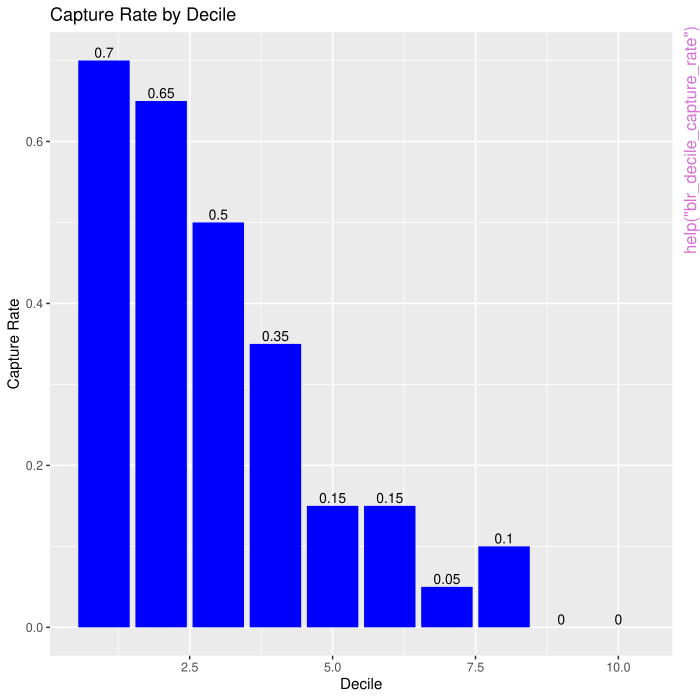

Source code (R):
pkgname <- "blorr"
source(file.path(R.home("share"), "R", "examples-header.R"))
options(warn = 1)
options(pager = "console")
library('blorr')

base::assign(".oldSearch", base::search(), pos = 'CheckExEnv')
base::assign(".old_wd", base::getwd(), pos = 'CheckExEnv')
cleanEx()
nameEx("blr_bivariate_analysis")
### * blr_bivariate_analysis

flush(stderr()); flush(stdout())

### Name: blr_bivariate_analysis
### Title: Bivariate analysis
### Aliases: blr_bivariate_analysis blr_bivariate_analysis.default

### ** Examples

blr_bivariate_analysis(hsb2, honcomp, female, prog, race, schtyp)




cleanEx()
nameEx("blr_coll_diag")
### * blr_coll_diag

flush(stderr()); flush(stdout())

### Name: blr_coll_diag
### Title: Collinearity diagnostics
### Aliases: blr_coll_diag blr_vif_tol blr_eigen_cindex

### ** Examples

# model
model <- glm(honcomp ~ female + read + science, data = hsb2,
family = binomial(link = 'logit'))

# vif and tolerance
blr_vif_tol(model)

# eigenvalues and condition indices
blr_eigen_cindex(model)

# collinearity diagnostics
blr_coll_diag(model)




cleanEx()
nameEx("blr_confusion_matrix")
### * blr_confusion_matrix

flush(stderr()); flush(stdout())

### Name: blr_confusion_matrix
### Title: Confusion matrix
### Aliases: blr_confusion_matrix blr_confusion_matrix.default

### ** Examples

model <- glm(honcomp ~ female + read + science, data = hsb2,
            family = binomial(link = 'logit'))

blr_confusion_matrix(model, cutoff = 0.4)




cleanEx()
nameEx("blr_decile_capture_rate")
### * blr_decile_capture_rate

flush(stderr()); flush(stdout())

### Name: blr_decile_capture_rate
### Title: Event rate by decile
### Aliases: blr_decile_capture_rate

### ** Examples

model <- glm(honcomp ~ female + read + science, data = hsb2,
             family = binomial(link = 'logit'))
gt <- blr_gains_table(model)
blr_decile_capture_rate(gt)




cleanEx()
nameEx("blr_decile_lift_chart")
### * blr_decile_lift_chart

flush(stderr()); flush(stdout())

### Name: blr_decile_lift_chart
### Title: Decile lift chart
### Aliases: blr_decile_lift_chart

### ** Examples

model <- glm(honcomp ~ female + read + science, data = hsb2,
             family = binomial(link = 'logit'))
gt <- blr_gains_table(model)
blr_decile_lift_chart(gt)




cleanEx()
nameEx("blr_gains_table")
### * blr_gains_table

flush(stderr()); flush(stdout())

### Name: blr_gains_table
### Title: Gains table & lift chart
### Aliases: blr_gains_table plot.blr_gains_table

### ** Examples

model <- glm(honcomp ~ female + read + science, data = hsb2,
             family = binomial(link = 'logit'))
# gains table
blr_gains_table(model)

# lift chart
k <- blr_gains_table(model)
plot(k)




cleanEx()
nameEx("blr_gini_index")
### * blr_gini_index

flush(stderr()); flush(stdout())

### Name: blr_gini_index
### Title: Gini index
### Aliases: blr_gini_index

### ** Examples

model <- glm(honcomp ~ female + read + science, data = hsb2,
family = binomial(link = 'logit'))

blr_gini_index(model)




cleanEx()
nameEx("blr_ks_chart")
### * blr_ks_chart

flush(stderr()); flush(stdout())

### Name: blr_ks_chart
### Title: KS chart
### Aliases: blr_ks_chart

### ** Examples

model <- glm(honcomp ~ female + read + science, data = hsb2,
             family = binomial(link = 'logit'))
gt <- blr_gains_table(model)
blr_ks_chart(gt)




cleanEx()
nameEx("blr_launch_app")
### * blr_launch_app

flush(stderr()); flush(stdout())

### Name: blr_launch_app
### Title: Launch shiny app
### Aliases: blr_launch_app

### ** Examples

## Not run: 
##D blr_launch_app()
## End(Not run)



cleanEx()
nameEx("blr_linktest")
### * blr_linktest

flush(stderr()); flush(stdout())

### Name: blr_linktest
### Title: Model specification error
### Aliases: blr_linktest

### ** Examples


model <- glm(honcomp ~ female + read + science, data = hsb2,
family = binomial(link = 'logit'))

blr_linktest(model)




cleanEx()
nameEx("blr_lorenz_curve")
### * blr_lorenz_curve

flush(stderr()); flush(stdout())

### Name: blr_lorenz_curve
### Title: Lorenz curve
### Aliases: blr_lorenz_curve

### ** Examples

model <- glm(honcomp ~ female + read + science, data = hsb2,
family = binomial(link = 'logit'))

blr_lorenz_curve(model)




cleanEx()
nameEx("blr_model_fit_stats")
### * blr_model_fit_stats

flush(stderr()); flush(stdout())

### Name: blr_model_fit_stats
### Title: Model fit statistics
### Aliases: blr_model_fit_stats

### ** Examples

model <- glm(honcomp ~ female + read + science, data = hsb2,
            family = binomial(link = 'logit'))

blr_model_fit_stats(model)




cleanEx()
nameEx("blr_multi_model_fit_stats")
### * blr_multi_model_fit_stats

flush(stderr()); flush(stdout())

### Name: blr_multi_model_fit_stats
### Title: Multi model fit statistics
### Aliases: blr_multi_model_fit_stats blr_multi_model_fit_stats.default

### ** Examples

model <- glm(honcomp ~ female + read + science, data = hsb2,
family = binomial(link = 'logit'))

model2 <- glm(honcomp ~ female + read + math, data = hsb2,
family = binomial(link = 'logit'))

blr_multi_model_fit_stats(model, model2)




cleanEx()
nameEx("blr_pairs")
### * blr_pairs

flush(stderr()); flush(stdout())

### Name: blr_pairs
### Title: Concordant & discordant pairs
### Aliases: blr_pairs

### ** Examples

model <- glm(honcomp ~ female + read + science, data = hsb2,
family = binomial(link = 'logit'))

blr_pairs(model)




cleanEx()
nameEx("blr_plot_c_fitted")
### * blr_plot_c_fitted

flush(stderr()); flush(stdout())

### Name: blr_plot_c_fitted
### Title: CI Displacement C vs fitted values plot
### Aliases: blr_plot_c_fitted

### ** Examples

model <- glm(honcomp ~ female + read + science, data = hsb2,
family = binomial(link = 'logit'))

blr_plot_c_fitted(model)




cleanEx()
nameEx("blr_plot_c_leverage")
### * blr_plot_c_leverage

flush(stderr()); flush(stdout())

### Name: blr_plot_c_leverage
### Title: CI Displacement C vs leverage plot
### Aliases: blr_plot_c_leverage

### ** Examples

model <- glm(honcomp ~ female + read + science, data = hsb2,
family = binomial(link = 'logit'))

blr_plot_c_leverage(model)




cleanEx()
nameEx("blr_plot_deviance_fitted")
### * blr_plot_deviance_fitted

flush(stderr()); flush(stdout())

### Name: blr_plot_deviance_fitted
### Title: Deviance vs fitted values plot
### Aliases: blr_plot_deviance_fitted

### ** Examples

model <- glm(honcomp ~ female + read + science, data = hsb2,
family = binomial(link = 'logit'))

blr_plot_deviance_fitted(model)




cleanEx()
nameEx("blr_plot_deviance_residual")
### * blr_plot_deviance_residual

flush(stderr()); flush(stdout())

### Name: blr_plot_deviance_residual
### Title: Deviance residual values
### Aliases: blr_plot_deviance_residual

### ** Examples

model <- glm(honcomp ~ female + read + science, data = hsb2,
family = binomial(link = 'logit'))

blr_plot_deviance_residual(model)




cleanEx()
nameEx("blr_plot_dfbetas_panel")
### * blr_plot_dfbetas_panel

flush(stderr()); flush(stdout())

### Name: blr_plot_dfbetas_panel
### Title: DFBETAs panel
### Aliases: blr_plot_dfbetas_panel

### ** Examples

## Not run: 
##D model <- glm(honcomp ~ female + read + science, data = hsb2,
##D family = binomial(link = 'logit'))
##D 
##D blr_plot_dfbetas_panel(model)
## End(Not run)




cleanEx()
nameEx("blr_plot_diag_c")
### * blr_plot_diag_c

flush(stderr()); flush(stdout())

### Name: blr_plot_diag_c
### Title: CI Displacement C plot
### Aliases: blr_plot_diag_c

### ** Examples

model <- glm(honcomp ~ female + read + science, data = hsb2,
family = binomial(link = 'logit'))

blr_plot_diag_c(model)




cleanEx()
nameEx("blr_plot_diag_cbar")
### * blr_plot_diag_cbar

flush(stderr()); flush(stdout())

### Name: blr_plot_diag_cbar
### Title: CI Displacement CBAR plot
### Aliases: blr_plot_diag_cbar

### ** Examples

model <- glm(honcomp ~ female + read + science, data = hsb2,
family = binomial(link = 'logit'))

blr_plot_diag_cbar(model)




cleanEx()
nameEx("blr_plot_diag_difchisq")
### * blr_plot_diag_difchisq

flush(stderr()); flush(stdout())

### Name: blr_plot_diag_difchisq
### Title: Delta chisquare plot
### Aliases: blr_plot_diag_difchisq

### ** Examples

model <- glm(honcomp ~ female + read + science, data = hsb2,
family = binomial(link = 'logit'))

blr_plot_diag_difchisq(model)




cleanEx()
nameEx("blr_plot_diag_difdev")
### * blr_plot_diag_difdev

flush(stderr()); flush(stdout())

### Name: blr_plot_diag_difdev
### Title: Delta deviance plot
### Aliases: blr_plot_diag_difdev

### ** Examples

model <- glm(honcomp ~ female + read + science, data = hsb2,
family = binomial(link = 'logit'))

blr_plot_diag_difdev(model)




cleanEx()
nameEx("blr_plot_diag_fit")
### * blr_plot_diag_fit

flush(stderr()); flush(stdout())

### Name: blr_plot_diag_fit
### Title: Fitted values diagnostics plot
### Aliases: blr_plot_diag_fit

### ** Examples

model <- glm(honcomp ~ female + read + science, data = hsb2,
family = binomial(link = 'logit'))

blr_plot_diag_fit(model)




cleanEx()
nameEx("blr_plot_diag_influence")
### * blr_plot_diag_influence

flush(stderr()); flush(stdout())

### Name: blr_plot_diag_influence
### Title: Influence diagnostics plot
### Aliases: blr_plot_diag_influence

### ** Examples

model <- glm(honcomp ~ female + read + science, data = hsb2,
family = binomial(link = 'logit'))

blr_plot_diag_influence(model)




cleanEx()
nameEx("blr_plot_diag_leverage")
### * blr_plot_diag_leverage

flush(stderr()); flush(stdout())

### Name: blr_plot_diag_leverage
### Title: Leverage diagnostics plot
### Aliases: blr_plot_diag_leverage

### ** Examples

model <- glm(honcomp ~ female + read + science, data = hsb2,
family = binomial(link = 'logit'))

blr_plot_diag_leverage(model)




cleanEx()
nameEx("blr_plot_difchisq_fitted")
### * blr_plot_difchisq_fitted

flush(stderr()); flush(stdout())

### Name: blr_plot_difchisq_fitted
### Title: Delta chi square vs fitted values plot
### Aliases: blr_plot_difchisq_fitted

### ** Examples

model <- glm(honcomp ~ female + read + science, data = hsb2,
family = binomial(link = 'logit'))

blr_plot_difchisq_fitted(model)




cleanEx()
nameEx("blr_plot_difchisq_leverage")
### * blr_plot_difchisq_leverage

flush(stderr()); flush(stdout())

### Name: blr_plot_difchisq_leverage
### Title: Delta chi square vs leverage plot
### Aliases: blr_plot_difchisq_leverage

### ** Examples

model <- glm(honcomp ~ female + read + science, data = hsb2,
family = binomial(link = 'logit'))

blr_plot_difchisq_leverage(model)




cleanEx()
nameEx("blr_plot_difdev_fitted")
### * blr_plot_difdev_fitted

flush(stderr()); flush(stdout())

### Name: blr_plot_difdev_fitted
### Title: Delta deviance vs fitted values plot
### Aliases: blr_plot_difdev_fitted

### ** Examples

model <- glm(honcomp ~ female + read + science, data = hsb2,
family = binomial(link = 'logit'))

blr_plot_difdev_fitted(model)




cleanEx()
nameEx("blr_plot_difdev_leverage")
### * blr_plot_difdev_leverage

flush(stderr()); flush(stdout())

### Name: blr_plot_difdev_leverage
### Title: Delta deviance vs leverage plot
### Aliases: blr_plot_difdev_leverage

### ** Examples

model <- glm(honcomp ~ female + read + science, data = hsb2,
family = binomial(link = 'logit'))

blr_plot_difdev_leverage(model)




cleanEx()
nameEx("blr_plot_fitted_leverage")
### * blr_plot_fitted_leverage

flush(stderr()); flush(stdout())

### Name: blr_plot_fitted_leverage
### Title: Fitted values vs leverage plot
### Aliases: blr_plot_fitted_leverage

### ** Examples

model <- glm(honcomp ~ female + read + science, data = hsb2,
family = binomial(link = 'logit'))

blr_plot_fitted_leverage(model)




cleanEx()
nameEx("blr_plot_leverage")
### * blr_plot_leverage

flush(stderr()); flush(stdout())

### Name: blr_plot_leverage
### Title: Leverage plot
### Aliases: blr_plot_leverage

### ** Examples

model <- glm(honcomp ~ female + read + science, data = hsb2,
family = binomial(link = 'logit'))

blr_plot_leverage(model)




cleanEx()
nameEx("blr_plot_leverage_fitted")
### * blr_plot_leverage_fitted

flush(stderr()); flush(stdout())

### Name: blr_plot_leverage_fitted
### Title: Leverage vs fitted values plot
### Aliases: blr_plot_leverage_fitted

### ** Examples

model <- glm(honcomp ~ female + read + science, data = hsb2,
family = binomial(link = 'logit'))

blr_plot_leverage_fitted(model)




cleanEx()
nameEx("blr_plot_pearson_residual")
### * blr_plot_pearson_residual

flush(stderr()); flush(stdout())

### Name: blr_plot_pearson_residual
### Title: Residual values plot
### Aliases: blr_plot_pearson_residual

### ** Examples

model <- glm(honcomp ~ female + read + science, data = hsb2,
family = binomial(link = 'logit'))

blr_plot_pearson_residual(model)




cleanEx()
nameEx("blr_plot_residual_fitted")
### * blr_plot_residual_fitted

flush(stderr()); flush(stdout())

### Name: blr_plot_residual_fitted
### Title: Residual vs fitted values plot
### Aliases: blr_plot_residual_fitted

### ** Examples

model <- glm(honcomp ~ female + read + science, data = hsb2,
family = binomial(link = 'logit'))

blr_plot_residual_fitted(model)




cleanEx()
nameEx("blr_prep_dcrate_data")
### * blr_prep_dcrate_data

flush(stderr()); flush(stdout())

### Name: blr_prep_dcrate_data
### Title: Decile capture rate data
### Aliases: blr_prep_dcrate_data

### ** Examples

model <- glm(honcomp ~ female + read + science, data = hsb2,
             family = binomial(link = 'logit'))
gt <- blr_gains_table(model)
blr_prep_dcrate_data(gt)




cleanEx()
nameEx("blr_prep_kschart_data")
### * blr_prep_kschart_data

flush(stderr()); flush(stdout())

### Name: blr_prep_kschart_data
### Title: KS Chart data
### Aliases: blr_prep_kschart_data blr_prep_kschart_line
###   blr_prep_ksannotate_y blr_prep_kschart_stat blr_prep_ksannotate_x

### ** Examples

model <- glm(honcomp ~ female + read + science, data = hsb2,
             family = binomial(link = 'logit'))
gt <- blr_gains_table(model)
blr_prep_kschart_data(gt)
ks_line <- blr_prep_kschart_line(gt)
blr_prep_kschart_stat(ks_line)
blr_prep_ksannotate_y(ks_line)
blr_prep_ksannotate_x(ks_line)




cleanEx()
nameEx("blr_prep_lchart_gmean")
### * blr_prep_lchart_gmean

flush(stderr()); flush(stdout())

### Name: blr_prep_lchart_gmean
### Title: Lift Chart data
### Aliases: blr_prep_lchart_gmean blr_prep_lchart_data

### ** Examples

model <- glm(honcomp ~ female + read + science, data = hsb2,
             family = binomial(link = 'logit'))
gt <- blr_gains_table(model)
globalmean <- blr_prep_lchart_gmean(gt)
blr_prep_lchart_data(gt, globalmean)




cleanEx()
nameEx("blr_prep_lorenz_data")
### * blr_prep_lorenz_data

flush(stderr()); flush(stdout())

### Name: blr_prep_lorenz_data
### Title: Lorenz curve data
### Aliases: blr_prep_lorenz_data

### ** Examples

model <- glm(honcomp ~ female + read + science, data = hsb2,
             family = binomial(link = 'logit'))
data <- model$data
blr_prep_lorenz_data(model, data, FALSE)




cleanEx()
nameEx("blr_prep_roc_data")
### * blr_prep_roc_data

flush(stderr()); flush(stdout())

### Name: blr_prep_roc_data
### Title: ROC curve data
### Aliases: blr_prep_roc_data

### ** Examples

model <- glm(honcomp ~ female + read + science, data = hsb2,
             family = binomial(link = 'logit'))
gt <- blr_gains_table(model)
blr_prep_roc_data(gt)




cleanEx()
nameEx("blr_regress")
### * blr_regress

flush(stderr()); flush(stdout())

### Name: blr_regress
### Title: Binary logistic regression
### Aliases: blr_regress blr_regress.glm

### ** Examples

# using formula
blr_regress(object = honcomp ~ female + read + science, data = hsb2)

# using a model built with glm
model <- glm(honcomp ~ female + read + science, data = hsb2,
             family = binomial(link = 'logit'))

blr_regress(model)

# odds ratio estimates
blr_regress(model, odd_conf_limit = TRUE)




cleanEx()
nameEx("blr_residual_diagnostics")
### * blr_residual_diagnostics

flush(stderr()); flush(stdout())

### Name: blr_residual_diagnostics
### Title: Residual diagnostics
### Aliases: blr_residual_diagnostics

### ** Examples

model <- glm(honcomp ~ female + read + science, data = hsb2,
family = binomial(link = 'logit'))

blr_residual_diagnostics(model)




cleanEx()
nameEx("blr_roc_curve")
### * blr_roc_curve

flush(stderr()); flush(stdout())

### Name: blr_roc_curve
### Title: ROC curve
### Aliases: blr_roc_curve

### ** Examples

model <- glm(honcomp ~ female + read + science, data = hsb2,
             family = binomial(link = 'logit'))
k <- blr_gains_table(model)
blr_roc_curve(k)




cleanEx()
nameEx("blr_rsq_adj_count")
### * blr_rsq_adj_count

flush(stderr()); flush(stdout())

### Name: blr_rsq_adj_count
### Title: Adjusted count R2
### Aliases: blr_rsq_adj_count

### ** Examples

model <- glm(honcomp ~ female + read + science, data = hsb2,
            family = binomial(link = 'logit'))

blr_rsq_adj_count(model)




cleanEx()
nameEx("blr_rsq_count")
### * blr_rsq_count

flush(stderr()); flush(stdout())

### Name: blr_rsq_count
### Title: Count R2
### Aliases: blr_rsq_count

### ** Examples

model <- glm(honcomp ~ female + read + science, data = hsb2,
            family = binomial(link = 'logit'))

blr_rsq_count(model)




cleanEx()
nameEx("blr_rsq_cox_snell")
### * blr_rsq_cox_snell

flush(stderr()); flush(stdout())

### Name: blr_rsq_cox_snell
### Title: Cox Snell R2
### Aliases: blr_rsq_cox_snell

### ** Examples

model <- glm(honcomp ~ female + read + science, data = hsb2,
            family = binomial(link = 'logit'))

blr_rsq_cox_snell(model)




cleanEx()
nameEx("blr_rsq_effron")
### * blr_rsq_effron

flush(stderr()); flush(stdout())

### Name: blr_rsq_effron
### Title: Effron R2
### Aliases: blr_rsq_effron

### ** Examples

model <- glm(honcomp ~ female + read + science, data = hsb2,
            family = binomial(link = 'logit'))

blr_rsq_effron(model)




cleanEx()
nameEx("blr_rsq_mcfadden")
### * blr_rsq_mcfadden

flush(stderr()); flush(stdout())

### Name: blr_rsq_mcfadden
### Title: McFadden's R2
### Aliases: blr_rsq_mcfadden

### ** Examples

model <- glm(honcomp ~ female + read + science, data = hsb2,
            family = binomial(link = 'logit'))

blr_rsq_mcfadden(model)




cleanEx()
nameEx("blr_rsq_mcfadden_adj")
### * blr_rsq_mcfadden_adj

flush(stderr()); flush(stdout())

### Name: blr_rsq_mcfadden_adj
### Title: McFadden's adjusted R2
### Aliases: blr_rsq_mcfadden_adj

### ** Examples

model <- glm(honcomp ~ female + read + science, data = hsb2,
            family = binomial(link = 'logit'))

blr_rsq_mcfadden_adj(model)




cleanEx()
nameEx("blr_rsq_mckelvey_zavoina")
### * blr_rsq_mckelvey_zavoina

flush(stderr()); flush(stdout())

### Name: blr_rsq_mckelvey_zavoina
### Title: McKelvey Zavoina R2
### Aliases: blr_rsq_mckelvey_zavoina

### ** Examples

model <- glm(honcomp ~ female + read + science, data = hsb2,
            family = binomial(link = 'logit'))

blr_rsq_mckelvey_zavoina(model)




cleanEx()
nameEx("blr_rsq_nagelkerke")
### * blr_rsq_nagelkerke

flush(stderr()); flush(stdout())

### Name: blr_rsq_nagelkerke
### Title: Cragg-Uhler (Nagelkerke) R2
### Aliases: blr_rsq_nagelkerke

### ** Examples

model <- glm(honcomp ~ female + read + science, data = hsb2,
            family = binomial(link = 'logit'))

blr_rsq_nagelkerke(model)




cleanEx()
nameEx("blr_segment")
### * blr_segment

flush(stderr()); flush(stdout())

### Name: blr_segment
### Title: Event rate
### Aliases: blr_segment blr_segment.default

### ** Examples

blr_segment(hsb2, honcomp, prog)




cleanEx()
nameEx("blr_segment_dist")
### * blr_segment_dist

flush(stderr()); flush(stdout())

### Name: blr_segment_dist
### Title: Response distribution
### Aliases: blr_segment_dist plot.blr_segment_dist

### ** Examples

k <- blr_segment_dist(hsb2, honcomp, prog)
k

# plot
plot(k)




cleanEx()
nameEx("blr_segment_twoway")
### * blr_segment_twoway

flush(stderr()); flush(stdout())

### Name: blr_segment_twoway
### Title: Two way event rate
### Aliases: blr_segment_twoway blr_segment_twoway.default

### ** Examples

blr_segment_twoway(hsb2, honcomp, prog, female)




cleanEx()
nameEx("blr_step_aic_backward")
### * blr_step_aic_backward

flush(stderr()); flush(stdout())

### Name: blr_step_aic_backward
### Title: Stepwise AIC backward elimination
### Aliases: blr_step_aic_backward blr_step_aic_backward.default
###   plot.blr_step_aic_backward

### ** Examples

## Not run: 
##D model <- glm(honcomp ~ female + read + science + math + prog + socst,
##D data = hsb2, family = binomial(link = 'logit'))
##D 
##D # elimination summary
##D blr_step_aic_backward(model)
##D 
##D # print details of each step
##D blr_step_aic_backward(model, details = TRUE)
##D 
##D # plot
##D plot(blr_step_aic_backward(model))
##D 
##D # final model
##D k <- blr_step_aic_backward(model)
##D k$model
##D 
## End(Not run)




cleanEx()
nameEx("blr_step_aic_both")
### * blr_step_aic_both

flush(stderr()); flush(stdout())

### Name: blr_step_aic_both
### Title: Stepwise AIC selection
### Aliases: blr_step_aic_both plot.blr_step_aic_both

### ** Examples

## Not run: 
##D model <- glm(y ~ ., data = stepwise)
##D 
##D # selection summary
##D blr_step_aic_both(model)
##D 
##D # print details at each step
##D blr_step_aic_both(model, details = TRUE)
##D 
##D # plot
##D plot(blr_step_aic_both(model))
##D 
##D # final model
##D k <- blr_step_aic_both(model)
##D k$model
##D 
## End(Not run)




cleanEx()
nameEx("blr_step_aic_forward")
### * blr_step_aic_forward

flush(stderr()); flush(stdout())

### Name: blr_step_aic_forward
### Title: Stepwise AIC forward selection
### Aliases: blr_step_aic_forward blr_step_aic_forward.default
###   plot.blr_step_aic_forward

### ** Examples

## Not run: 
##D model <- glm(honcomp ~ female + read + science, data = hsb2,
##D family = binomial(link = 'logit'))
##D 
##D # selection summary
##D blr_step_aic_forward(model)
##D 
##D # print details of each step
##D blr_step_aic_forward(model, details = TRUE)
##D 
##D # plot
##D plot(blr_step_aic_forward(model))
##D 
##D # final model
##D k <- blr_step_aic_forward(model)
##D k$model
##D 
## End(Not run)




cleanEx()
nameEx("blr_step_p_backward")
### * blr_step_p_backward

flush(stderr()); flush(stdout())

### Name: blr_step_p_backward
### Title: Stepwise backward regression
### Aliases: blr_step_p_backward blr_step_p_backward.default
###   plot.blr_step_p_backward

### ** Examples

## Not run: 
##D # stepwise backward regression
##D model <- glm(honcomp ~ female + read + science + math + prog + socst,
##D   data = hsb2, family = binomial(link = 'logit'))
##D blr_step_p_backward(model)
##D 
##D # stepwise backward regression plot
##D model <- glm(honcomp ~ female + read + science + math + prog + socst,
##D   data = hsb2, family = binomial(link = 'logit'))
##D k <- blr_step_p_backward(model)
##D plot(k)
##D 
##D # final model
##D k$model
##D 
## End(Not run)





cleanEx()
nameEx("blr_step_p_both")
### * blr_step_p_both

flush(stderr()); flush(stdout())

### Name: blr_step_p_both
### Title: Stepwise regression
### Aliases: blr_step_p_both blr_step_p_both.default plot.blr_step_p_both

### ** Examples

## Not run: 
##D # stepwise regression
##D model <- glm(y ~ ., data = stepwise)
##D blr_step_p_both(model)
##D 
##D # stepwise regression plot
##D model <- glm(y ~ ., data = stepwise)
##D k <- blr_step_p_both(model)
##D plot(k)
##D 
##D # final model
##D k$model
##D 
## End(Not run)




cleanEx()
nameEx("blr_step_p_forward")
### * blr_step_p_forward

flush(stderr()); flush(stdout())

### Name: blr_step_p_forward
### Title: Stepwise forward regression
### Aliases: blr_step_p_forward blr_step_p_forward.default
###   plot.blr_step_p_forward

### ** Examples

## Not run: 
##D # stepwise forward regression
##D model <- glm(honcomp ~ female + read + science, data = hsb2,
##D   family = binomial(link = 'logit'))
##D blr_step_p_forward(model)
##D 
##D # stepwise forward regression plot
##D model <- glm(honcomp ~ female + read + science, data = hsb2,
##D   family = binomial(link = 'logit'))
##D k <- blr_step_p_forward(model)
##D plot(k)
##D 
##D # final model
##D k$model
##D 
## End(Not run)




cleanEx()
nameEx("blr_test_hosmer_lemeshow")
### * blr_test_hosmer_lemeshow

flush(stderr()); flush(stdout())

### Name: blr_test_hosmer_lemeshow
### Title: Hosmer lemeshow test
### Aliases: blr_test_hosmer_lemeshow

### ** Examples

model <- glm(honcomp ~ female + read + science, data = hsb2,
             family = binomial(link = 'logit'))

blr_test_hosmer_lemeshow(model)




cleanEx()
nameEx("blr_test_lr")
### * blr_test_lr

flush(stderr()); flush(stdout())

### Name: blr_test_lr
### Title: Likelihood ratio test
### Aliases: blr_test_lr blr_test_lr.default

### ** Examples

# compare full model with intercept only model
# full model
model_1 <- glm(honcomp ~ female + read + science, data = hsb2,
            family = binomial(link = 'logit'))

blr_test_lr(model_1)

# compare full model with nested model
# nested model
model_2 <- glm(honcomp ~ female + read, data = hsb2,
            family = binomial(link = 'logit'))

blr_test_lr(model_1, model_2)





cleanEx()
nameEx("blr_woe_iv")
### * blr_woe_iv

flush(stderr()); flush(stdout())

### Name: blr_woe_iv
### Title: WoE & IV
### Aliases: blr_woe_iv plot.blr_woe_iv

### ** Examples

# woe and iv
k <- blr_woe_iv(hsb2, female, honcomp)
k

# plot woe
plot(k)




cleanEx()
nameEx("blr_woe_iv_stats")
### * blr_woe_iv_stats

flush(stderr()); flush(stdout())

### Name: blr_woe_iv_stats
### Title: Multi variable WOE & IV
### Aliases: blr_woe_iv_stats

### ** Examples

blr_woe_iv_stats(hsb2, honcomp, prog, race, female, schtyp)




### * <FOOTER>
###
cleanEx()
options(digits = 7L)
base::cat("Time elapsed: ", proc.time() - base::get("ptime", pos = 'CheckExEnv'),"\n")
grDevices::dev.off()
###
### Local variables: ***
### mode: outline-minor ***
### outline-regexp: "\\(> \\)?### [*]+" ***
### End: ***
quit('no')
